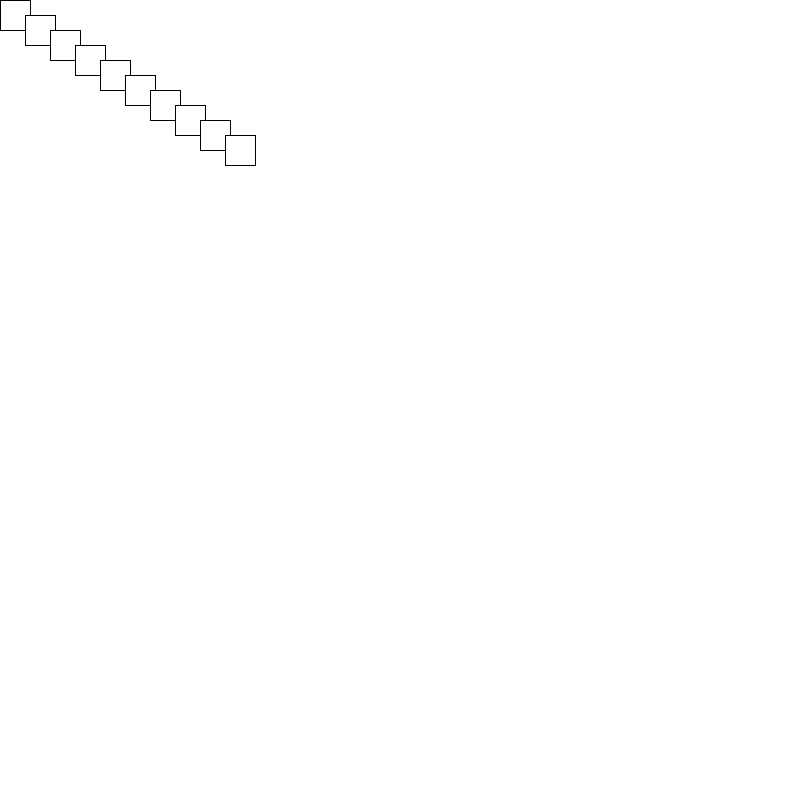
Frame 1 (no input)
Frame 60 (the mouse pressed at the canvas centre just before this capture): identical to frame 1, image omitted
Frame 120 (the mouse held since frame 60 and released just before this capture): identical to frame 1, image omitted

The Processing sketch that drew this single still picture (run headless with seeded random() and noise(); from frame 60 on, the mouse is pressed at the canvas centre):

// Processing sketch: Task4_Week4
// ── Task4_Week4.pde
Square[] tenSquares = new Square[10];

void setup() {

  size(800, 800);

  for (int i = 0; i < tenSquares.length; i++) {
    tenSquares[i] = new Square(i*25, i*15);
  }
}
void draw() {

  background(255);
  for (Square s : tenSquares) {
    s.display();
  }
}

// ── squareclass.pde
class Square {

  float xposition;
  float yposition;

  
  Square(float x, float y){
    
    xposition = x;
    yposition = y;

    
}
void display(){
  rect(xposition, yposition, 30, 30);
 
}
}
